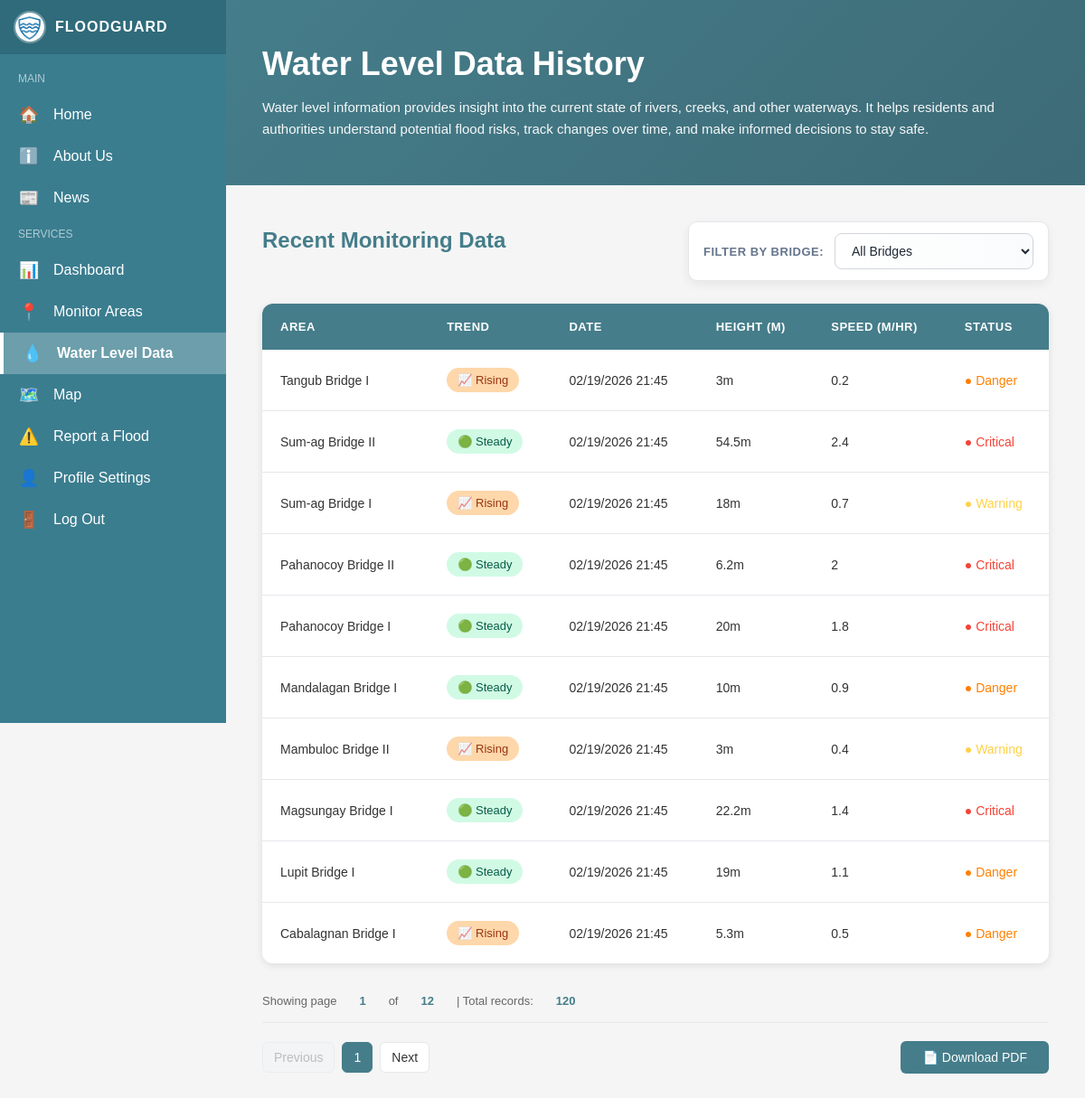
The app's page /views/user-water-level-data.php (signed in) with its own data.
### tables this page shows
CREATE TABLE `water_level_history` (
  `id` int(10) UNSIGNED NOT NULL,
  `area` varchar(100) NOT NULL,
  `trend` enum('steady','rising','falling') NOT NULL DEFAULT 'steady',
  `record_time` datetime NOT NULL,
  `height` decimal(5,2) NOT NULL DEFAULT 0.00,
  `speed` decimal(5,2) NOT NULL DEFAULT 0.00,
  `status` enum('warning','danger','critical') NOT NULL
);

### models/water_level.php (called while the page is built, shortened)
<?php
function get_water_levels_paginated($conn, $area = null, $limit = 10, $offset = 0) {
    $levels = [];
    $limit = intval($limit);
    $offset = intval($offset);
    $query = "SELECT id, area, height, speed, status, record_time, trend
              FROM water_level_history";
    $query .= " ORDER BY record_time DESC LIMIT $limit OFFSET $offset";
    $result = $conn->query($query);
    if ($result && $result->num_rows > 0) {
        while ($row = $result->fetch_assoc()) {
            $levels[] = $row;
        }
    }
    return $levels;
}
function get_water_levels_count($conn, $area = null) {
    $query = "SELECT COUNT(*) as total FROM water_level_history";
    $result = $conn->query($query);
    if ($result) {
        $row = $result->fetch_assoc();
        return (int)$row['total'];
    }
    return 0;
}
?>

### views/user-water-level-data.php (the view, shortened to what this page needs)
<?php
include '../controllers/water-level-data-controller.php';
?>
<!DOCTYPE html>
<html lang="en">
<head>
    <link rel="stylesheet" href="../assets/css/userwaterleveldata.css">
</head>
<body>
<?php include 'include/user-sidebar.php'; ?>
<main>
<div class="main-wrapper">
    <div class="page-header">
        <h1>Water Level Data History</h1>
        <p>
        Water level information provides insight into the current state of rivers,
        creeks, and other waterways. It helps residents and authorities understand
        potential flood risks, track changes over time, and make informed decisions
        to stay safe.
        </p>
    </div>
    <div class="data-section">
        <div class="section-header">
            <h2>Recent Monitoring Data</h2>
            <div class="filter-box">
                <label for="bridgeFilter">Filter by Bridge:</label>
                <select id="bridgeFilter" name="bridge" onchange="filterByBridge(this.value)">
                    <option value="">All Bridges</option>
                </select>
            </div>
        </div>
        <div class="table-container">
            <table>
                <thead>
                    <tr>
                        <th>AREA</th>
                        <th>TREND</th>
                        <th>DATE</th>
                        <th>HEIGHT (M)</th>
                        <th>SPEED (M/HR)</th>
                        <th>STATUS</th>
                    </tr>
                </thead>
                <tbody>
                <?php foreach ($waterLevels as $data): ?>
                    <tr>
                        <td><?= $data["area"] ?></td>
                        <td>
                            <?= getTrendBadge($data["trend"]) ?>
                        </td>
                        <td><?= $data["date"] ?></td>
                        <td><?= $data["height"] ?>m</td>
                        <td><?= $data["speed"] ?></td>
                        <td>
                            <?= getStatusBadge($data["status"]) ?>
                        </td>
                    </tr>
                <?php endforeach; ?>
                </tbody>
            </table>
        </div>
        <div class="pagination-info">
            <p>Showing page <strong><?php echo $currentPage; ?></strong> of <strong><?php echo $totalPages; ?></strong> | Total records: <strong><?php echo $totalRecords; ?></strong></p>
        </div>
        <div class="table-footer">
            <div class="pagination">
                <?php foreach ($paginationButtons as $btn): ?>
                    <?php
                        $isPrev = $btn['label'] === 'Previous';
                        $isNext = $btn['label'] === 'Next';
                        $extraClass = ($isPrev || $isNext) ? '' : ' page-num';
                    ?>
                    <?php if ($btn['disabled']): ?>
                        <button class="page-btn disabled<?php echo $extraClass; ?>" disabled><?php echo $btn['label']; ?></button>
                    <?php elseif ($btn['active']): ?>
                        <button class="page-btn active<?php echo $extraClass; ?>"><?php echo $btn['label']; ?></button>
                    <?php else: ?>
                        <a href="?page=<?php echo $btn['page']; ?><?php echo $selectedBridge ? '&bridge=' . urlencode($selectedBridge) : ''; ?>" class="page-btn<?php echo $extraClass; ?>"><?php echo $btn['label']; ?></a>
                    <?php endif; ?>
                <?php endforeach; ?>
            </div>
            <div class="download-actions">
                <button class="download-btn" title="PDF download feature coming soon">📄 Download PDF</button>
            </div>
        </div>
    </div>
</div>
</main>
</body>
</html>

### controllers/water-level-data-controller.php (shortened to what this page needs)
<?php
require_once __DIR__ . '/../config/config.php';
require_once __DIR__ . '/../models/water_level.php';
$itemsPerPage = 10;
$currentPage = isset($_GET['page']) && is_numeric($_GET['page']) ? intval($_GET['page']) : 1;
$selectedBridge = isset($_GET['bridge']) ? trim($_GET['bridge']) : '';
$totalRecords = $selectedBridge ? get_water_levels_count($conn, $selectedBridge) : get_water_levels_count($conn);
$totalPages = max(1, ceil($totalRecords / $itemsPerPage));
$offset = ($currentPage - 1) * $itemsPerPage;
$waterLevels_data = $selectedBridge
    ? get_water_levels_by_area($conn, $selectedBridge, 1000)
    : get_water_levels_paginated($conn, null, $itemsPerPage, $offset);
$waterLevels = [];
if ($waterLevels_data) {
    foreach ($waterLevels_data as $row) {
        $row['date'] = date('m/d/Y H:i', strtotime($row['record_time']));
        $row['height'] = (float) $row['height'];
        $row['speed'] = (float) $row['speed'];
        $row['area'] = htmlspecialchars($row['area']);
        $row['status'] = htmlspecialchars($row['status']);
        $row['trend'] = htmlspecialchars($row['trend'] ?? 'steady');
        $waterLevels[] = $row;
    }
}
$allAreasData = get_water_levels_paginated($conn, null, 1000, 0);
function generatePaginationButtons($currentPage, $totalPages) {
    $buttons = [];
    if ($currentPage > 1) {
        $buttons[] = ['page' => $currentPage - 1, 'label' => 'Previous', 'active' => false, 'disabled' => false];
    } else {
        $buttons[] = ['page' => 1, 'label' => 'Previous', 'active' => false, 'disabled' => true];
    }
    $buttons[] = ['page' => $currentPage, 'label' => $currentPage, 'active' => true, 'disabled' => false];
    if ($currentPage < $totalPages) {
        $buttons[] = ['page' => $currentPage + 1, 'label' => 'Next', 'active' => false, 'disabled' => false];
    } else {
        $buttons[] = ['page' => $totalPages, 'label' => 'Next', 'active' => false, 'disabled' => true];
    }
    return $buttons;
}
$paginationButtons = generatePaginationButtons($currentPage, $totalPages);
function getTrendBadge($trend) {
    switch ($trend) {
        case "steady":
            return '<span class="badge badge-steady">🟢 Steady</span>';
        case "rising":
            return '<span class="badge badge-rising">📈 Rising</span>';
    }
}
function getStatusBadge($status) {
    switch ($status) {
        case "warning":
            return '<span class="status status-warning">● Warning</span>';
        case "danger":
            return '<span class="status status-danger">● Danger</span>';
        case "critical":
            return '<span class="status status-critical">● Critical</span>';
    }
}
?>

### assets/css/userwaterleveldata.css (style rules this page uses)
* { margin: 0; padding: 0; box-sizing: border-box; }
body { font-family: Arial, sans-serif; background: #f5f5f5; }
main { padding: 0; }
.page-header { background: linear-gradient(135deg, #457d8a 0%, #3d6b77 100%); color: white; padding: 50px 40px; }
.page-header h1 { font-size: 36px; margin-bottom: 15px; }
.page-header p { font-size: 15px; line-height: 1.6; opacity: 0.95; max-width: 900px; }
.data-section { padding: 40px; }
.section-header { display: flex; justify-content: space-between; align-items: center; gap: 20px; margin-bottom: 25px; flex-wrap: wrap; }
.section-header h2 { color: #457d8a; font-size: 24px; margin: 0; }
.filter-box { display: flex; align-items: center; gap: 12px; padding: 12px 16px; background: white; border-radius: 10px; box-shadow: 0 4px 12px rgba(16, 24, 40, 0.06); border: 1px solid #e5e7eb; transition: box-shadow 0.2s ease, border-color 0.2s ease; }
.filter-box label { font-size: 13px; color: #64748b; font-weight: 600; white-space: nowrap; text-transform: uppercase; letter-spacing: 0.5px; }
.filter-box select { padding: 10px 14px; border: 1px solid #d1d5db; border-radius: 8px; background: linear-gradient(to right, #ffffff, #fafbfc); color: #1f2937; font-size: 14px; font-weight: 500; cursor: pointer; min-width: 220px; transition: all 0.2s ease; }
.data-section h2 { color: #457d8a; font-size: 24px; margin-bottom: 25px; }
.table-container { background: white; border-radius: 12px; overflow: hidden; box-shadow: 0 2px 8px rgba(0, 0, 0, 0.1); margin-bottom: 20px; }
table { width: 100%; border-collapse: collapse; }
thead { background: #457d8a; color: white; }
th { padding: 18px 20px; text-align: left; font-size: 13px; font-weight: 600; letter-spacing: 0.5px; }
tbody tr { border-bottom: 1px solid #e5e7eb; }
tbody tr:last-child { border-bottom: none; }
td { padding: 20px; font-size: 14px; color: #333; }
.badge { display: inline-block; padding: 6px 12px; border-radius: 15px; font-size: 13px; font-weight: 500; }
.badge-steady { background: #d1fae5; color: #065f46; }
.badge-rising { background: #fed7aa; color: #9a3412; }
.status { font-size: 14px; font-weight: 500; }
.status-warning { color: #ffd147; }
.status-danger { color: #ff8000; }
.status-critical { color: #F44336; }
.table-footer { display: flex; justify-content: space-between; align-items: center; gap: 20px; }
.pagination { display: flex; gap: 8px; align-items: center; }
.page-btn { background: white; border: 1px solid #e5e7eb; padding: 8px 12px; border-radius: 6px; font-size: 14px; cursor: pointer; color: #333; }
.page-btn.active { background: #457d8a; color: white; border-color: #457d8a; }
.page-btn.disabled { background: #f3f4f6; color: #999; cursor: not-allowed; opacity: 0.6; border-color: #e5e7eb; }
.page-btn:disabled { background: #f3f4f6; color: #999; cursor: not-allowed; opacity: 0.6; border-color: #e5e7eb; }
.pagination a.page-btn { text-decoration: none; display: inline-flex; align-items: center; justify-content: center; transition: all 0.3s ease; }
.download-actions { display: flex; gap: 12px; }
.download-btn { background: #457d8a; color: white; border: none; padding: 10px 24px; border-radius: 6px; font-size: 14px; font-weight: 500; cursor: pointer; text-decoration: none; display: inline-flex; align-items: center; gap: 8px; transition: all 0.3s ease; }
.pagination-info { text-align: left; margin-bottom: 20px; padding: 12px 0; font-size: 13px; color: #666; border-bottom: 1px solid #e5e7eb; word-break: break-word; }
.pagination-info p { margin: 0; display: flex; gap: 25px; flex-wrap: wrap; align-items: center; line-height: 1.6; }
.pagination-info strong { color: #457d8a; font-weight: 600; }

### assets/css/sidebar.css (style rules this page uses)
main { margin-left: 250px; transition: margin-left 0.3s ease; }

### records on screen
water_level_history: area "Tangub Bridge I", trend "📈 Rising", date "02/19/2026 21:45", height "3", speed "0.2", status "● Danger"
water_level_history: area "Sum-ag Bridge II", trend "🟢 Steady", date "02/19/2026 21:45", height "54.5", speed "2.4", status "● Critical"
water_level_history: area "Sum-ag Bridge I", trend "📈 Rising", date "02/19/2026 21:45", height "18", speed "0.7", status "● Warning"
water_level_history: area "Pahanocoy Bridge II", trend "🟢 Steady", date "02/19/2026 21:45", height "6.2", speed "2", status "● Critical"
water_level_history: area "Pahanocoy Bridge I", trend "🟢 Steady", date "02/19/2026 21:45", height "20", speed "1.8", status "● Critical"
water_level_history: area "Mandalagan Bridge I", trend "🟢 Steady", date "02/19/2026 21:45", height "10", speed "0.9", status "● Danger"
water_level_history: area "Mambuloc Bridge II", trend "📈 Rising", date "02/19/2026 21:45", height "3", speed "0.4", status "● Warning"
water_level_history: area "Magsungay Bridge I", trend "🟢 Steady", date "02/19/2026 21:45", height "22.2", speed "1.4", status "● Critical"
water_level_history: area "Lupit Bridge I", trend "🟢 Steady", date "02/19/2026 21:45", height "19", speed "1.1", status "● Danger"
water_level_history: area "Cabalagnan Bridge I", trend "📈 Rising", date "02/19/2026 21:45", height "5.3", speed "0.5", status "● Danger"
water_level_history: id "1"

### other values on screen
$currentPage "1"
$totalPages "12"
$totalRecords "120"
$btn['label'] "Previous"
$btn['label'] "Next"
